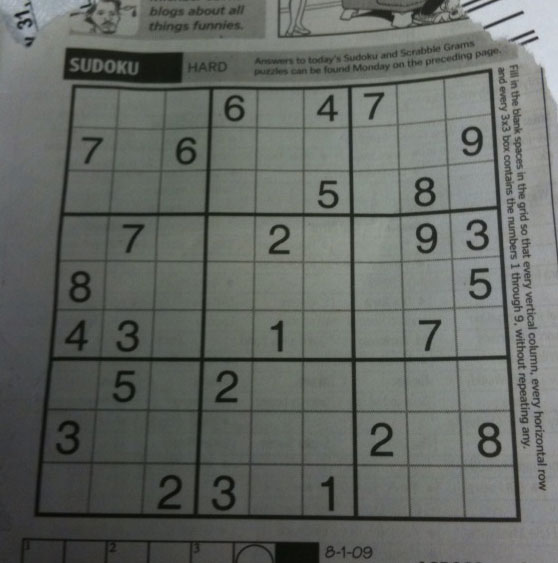
#> input picture images/sudoku.png, 558 x 563 px, found by its file name
$ jupyter execute Geom.ipynb
#> lines starting #> are read from the running program, lines starting #| are printed output that depends on the picture
[cell 1]
import cv2 as cv
import numpy as np
from matplotlib import pyplot as plt

[cell 2]
img = cv.imread("/Users/miguelcamargorojas/Documents/UP/PDI - Ene-may24/images/sudoku.png", 0)
#> img: shape (563, 558); min 7, max 218, mean 101.8

[cell 3]
plt.imshow(img, "gray")
plt.show()

[cell 4]
img.shape
#> Out = (563, 558)

[cell 5]
angle = 0.
scale = 10

M = cv.getRotationMatrix2D((img.shape[0] // 2, img.shape[1] // 2), angle, scale)
#> M = [[10, 0, -2529], [0, 10, -2511]]

plt.imshow(cv.warpAffine(img, M, img.shape, borderValue=255), "gray")
plt.show()
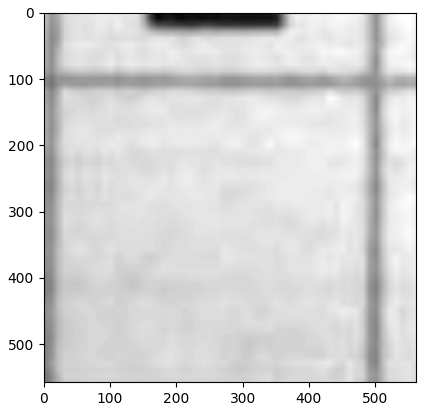
#> figure drawn by matplotlib, 1 panel

---

## Interpolación

[cell 6]
plt.imshow(cv.resize(img, (2500, 2500), interpolation=cv.INTER_CUBIC), "gray")
plt.show()
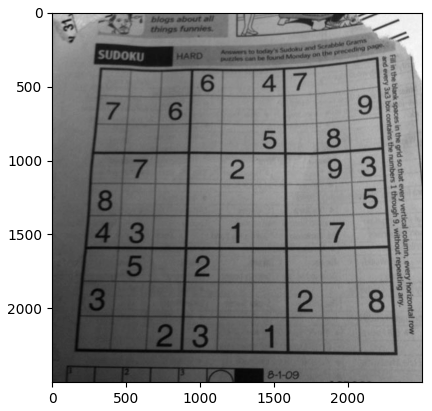
#> figure drawn by matplotlib, 1 panel

$ run again, with images/aloeGT.png copied over images/sudoku.png
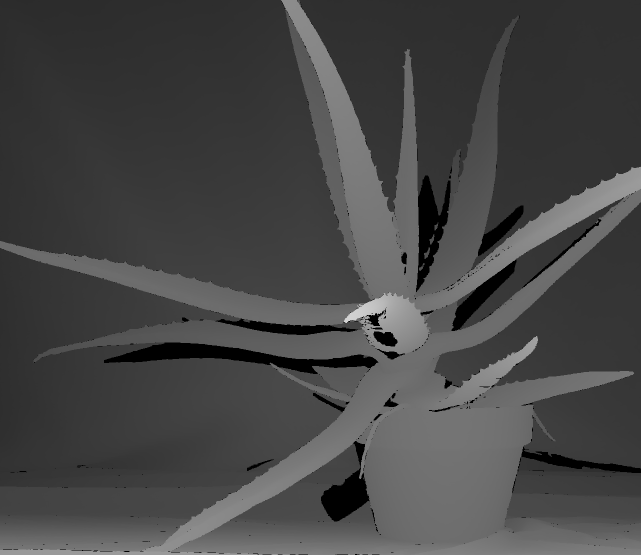
#> input picture images/aloeGT.png, 1282 x 1110 px, found by its file name (shown at 1/2 size)
#> img is the input picture: shape (1110, 1282); min 0, max 211, mean 69.8
#> `plt.show()`:
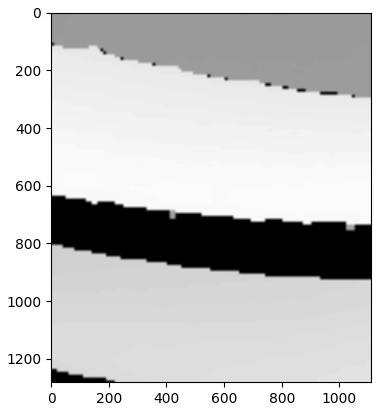
#> figure drawn by matplotlib, 1 panel
#> `plt.show()`:
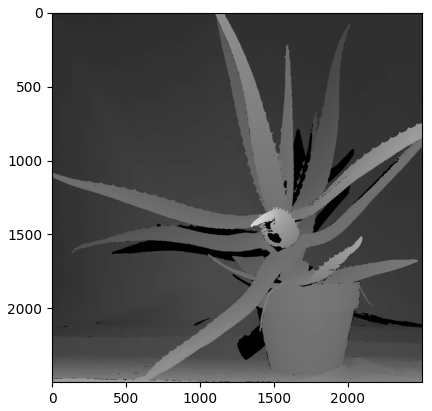
#> figure drawn by matplotlib, 1 panel

$ run again, with images/basketball1.png copied over images/sudoku.png
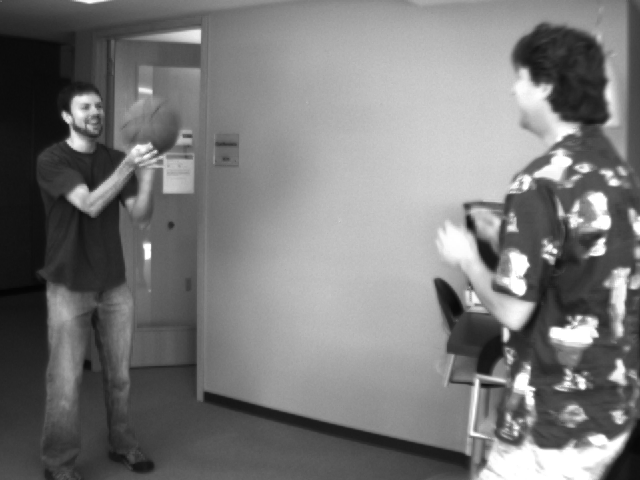
#> input picture images/basketball1.png, 640 x 480 px, found by its file name
#> img is the input picture: shape (480, 640); min 4, max 255, mean 120.3
#> `plt.show()`:
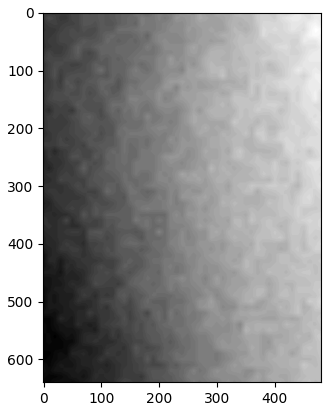
#> figure drawn by matplotlib, 1 panel
#> `plt.show()`:
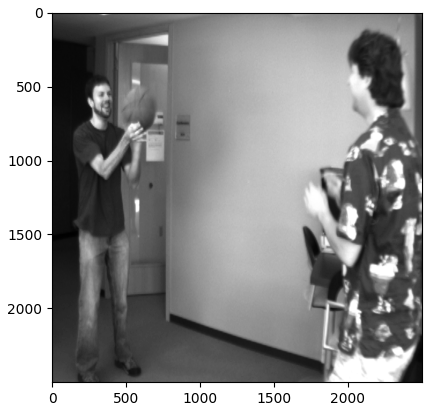
#> figure drawn by matplotlib, 1 panel
